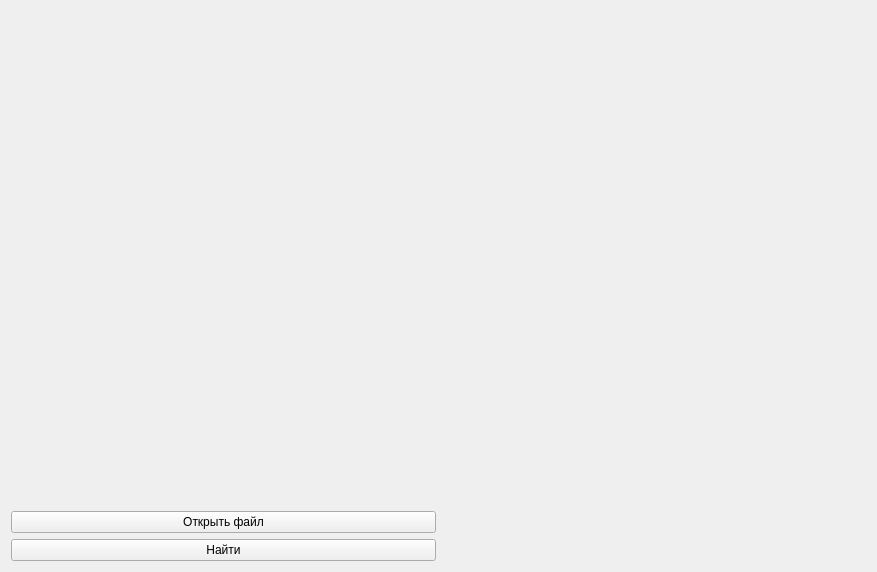
<?xml version="1.0" encoding="UTF-8"?>
<ui version="4.0">
 <class>Form</class>
 <widget class="QWidget" name="Form">
  <property name="geometry">
   <rect>
    <x>0</x>
    <y>0</y>
    <width>877</width>
    <height>572</height>
   </rect>
  </property>
  <property name="windowTitle">
   <string>Form</string>
  </property>
  <layout class="QGridLayout" name="gridLayout_2">
   <item row="2" column="0">
    <widget class="QPushButton" name="pushButton">
     <property name="text">
      <string>Найти</string>
     </property>
    </widget>
   </item>
   <item row="0" column="1">
    <widget class="QLabel" name="label_2">
     <property name="text">
      <string/>
     </property>
     <property name="alignment">
      <set>Qt::AlignCenter</set>
     </property>
    </widget>
   </item>
   <item row="0" column="0">
    <widget class="QLabel" name="label">
     <property name="text">
      <string/>
     </property>
     <property name="alignment">
      <set>Qt::AlignCenter</set>
     </property>
    </widget>
   </item>
   <item row="1" column="0">
    <widget class="QPushButton" name="pushButton_3">
     <property name="text">
      <string>Открыть файл</string>
     </property>
    </widget>
   </item>
   <item row="1" column="1">
    <widget class="QLabel" name="label_3">
     <property name="text">
      <string/>
     </property>
     <property name="alignment">
      <set>Qt::AlignCenter</set>
     </property>
    </widget>
   </item>
  </layout>
 </widget>
 <resources/>
 <connections/>
</ui>
